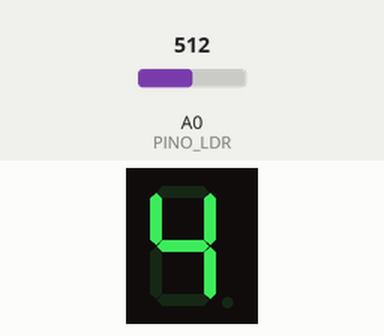
This sketch was run on a simulated Arduino Uno, built with avr-gcc and run on an emulated ATmega328P. On the bench: 1-digit seven-segment display. Wiring (inferred from the names in the program): 1-digit 7-segment display, segments lit when HIGH: segments pin 2, pin 3, pin 4, pin 5, pin 6, pin 7, pin 8. Inputs (shaded band) come from the test bench; at power-on: A0 (PINO_LDR) = 512. The segment pins are drawn as the display they are named for.

Above: at 1.2 s.
1.3 s: A0 (PINO_LDR) set to 716
At 2.1 s:
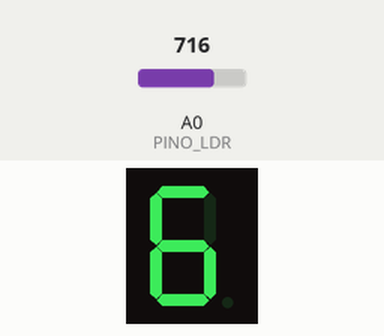
2.8 s: A0 (PINO_LDR) set to 900
At 3.3 s:
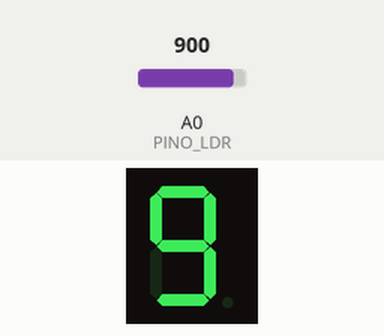
4.3 s: A0 (PINO_LDR) set to 306
At 4.6 s:
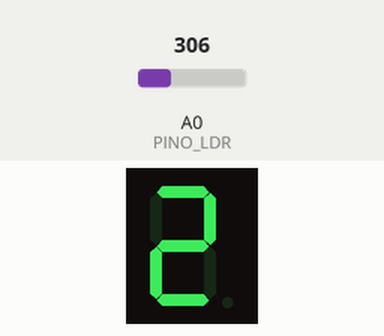
Timing chart, 0 to 7.3 s (numbered marks = the images above; inputs shaded):
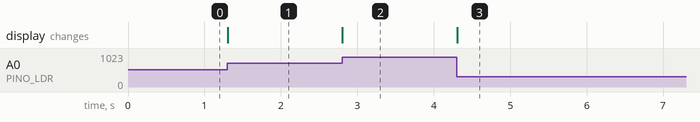

Measured:
- after the input at 1.3 s, the display: changes at once (image 1)
- after the input at 2.8 s, the display: changes at once (image 2)
- after the input at 4.3 s, the display: changes at once (image 3)

The sketch:

sketch_aug04b.ino
```cpp
// Definição dos Pinos dos Segmentos (a até g)
const int pinA = 2;
const int pinB = 3;
const int pinC = 4;
const int pinD = 5;
const int pinE = 6;
const int pinF = 7;
const int pinG = 8;

const int PINO_LDR = A0;

// Matriz com a combinação dos segmentos para formar cada número (0 a 9)
// Padrão: {a, b, c, d, e, f, g}
const byte numeros[10][7] = {
  {1, 1, 1, 1, 1, 1, 0}, // 0
  {0, 1, 1, 0, 0, 0, 0}, // 1
  {1, 1, 0, 1, 1, 0, 1}, // 2
  {1, 1, 1, 1, 0, 0, 1}, // 3
  {0, 1, 1, 0, 0, 1, 1}, // 4
  {1, 0, 1, 1, 0, 1, 1}, // 5
  {1, 0, 1, 1, 1, 1, 1}, // 6
  {1, 1, 1, 0, 0, 0, 0}, // 7
  {1, 1, 1, 1, 1, 1, 1}, // 8
  {1, 1, 1, 1, 0, 1, 1}  // 9
};

void setup() {
  // Configura todos os pinos dos segmentos como SAÍDA
  pinMode(pinA, OUTPUT);
  pinMode(pinB, OUTPUT);
  pinMode(pinC, OUTPUT);
  pinMode(pinD, OUTPUT);
  pinMode(pinE, OUTPUT);
  pinMode(pinF, OUTPUT);
  pinMode(pinG, OUTPUT);
}

void loop() {
  // Lê a intensidade de luz no LDR (0 a 1023)
  int valorLuz = analogRead(PINO_LDR);

  // Mapeia o valor lido da luz para uma escala de 0 a 9
  // (Caso a luz da sua sala mude muito, você pode ajustar 100 e 900)
  int nivel = map(valorLuz, 100, 900, 0, 9);

  // Garante que o nível fique estritamente entre 0 e 9
  nivel = constrain(nivel, 0, 9);

  // Exibe o número correspondente no display
  exibirNumero(nivel);

  delay(100); // Pausa leve para estabilizar
}

// Função auxiliar que acende os segmentos do número selecionado
void exibirNumero(int num) {
  digitalWrite(pinA, numeros[num][0]);
  digitalWrite(pinB, numeros[num][1]);
  digitalWrite(pinC, numeros[num][2]);
  digitalWrite(pinD, numeros[num][3]);
  digitalWrite(pinE, numeros[num][4]);
  digitalWrite(pinF, numeros[num][5]);
  digitalWrite(pinG, numeros[num][6]);
}
```
